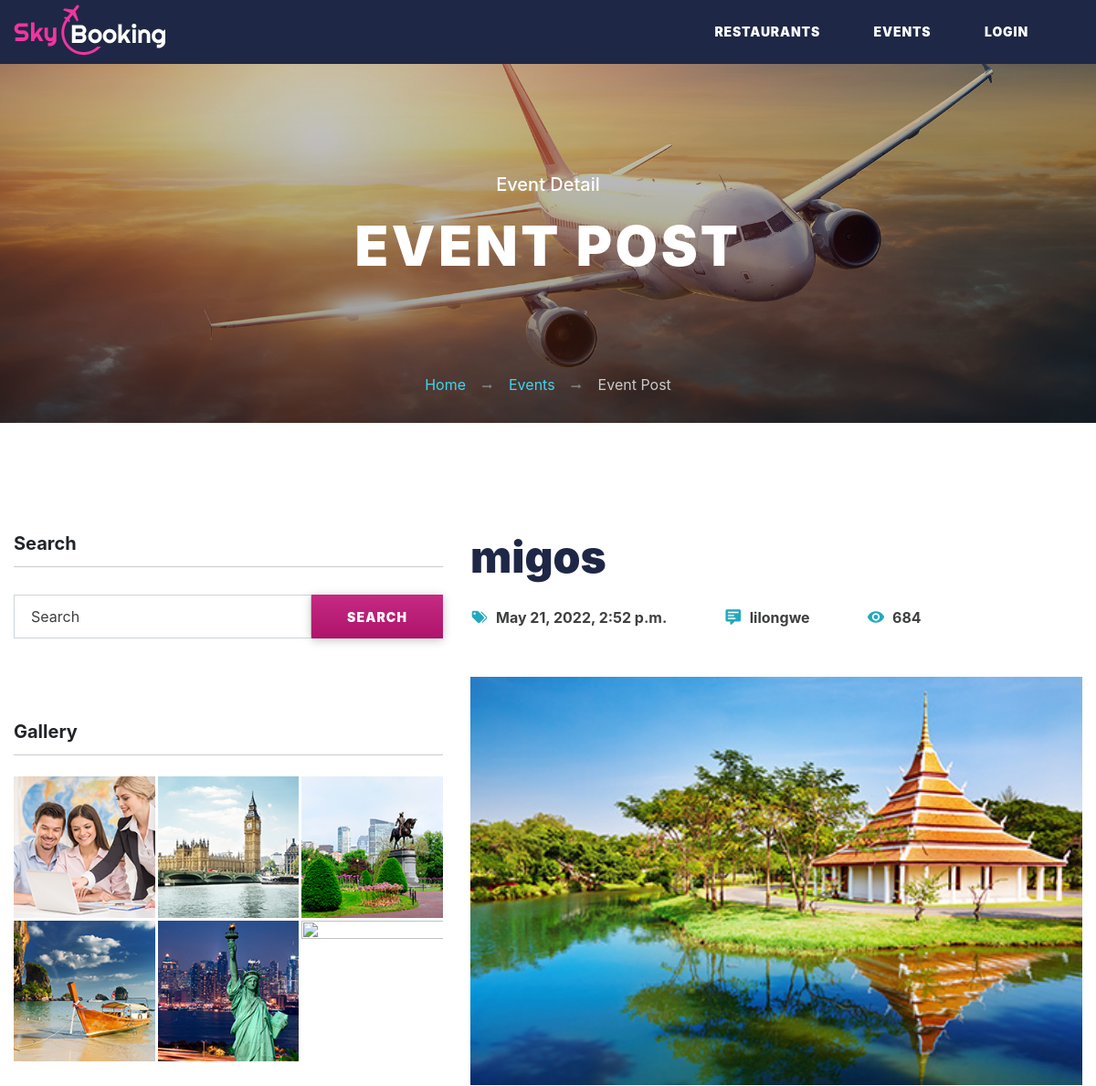
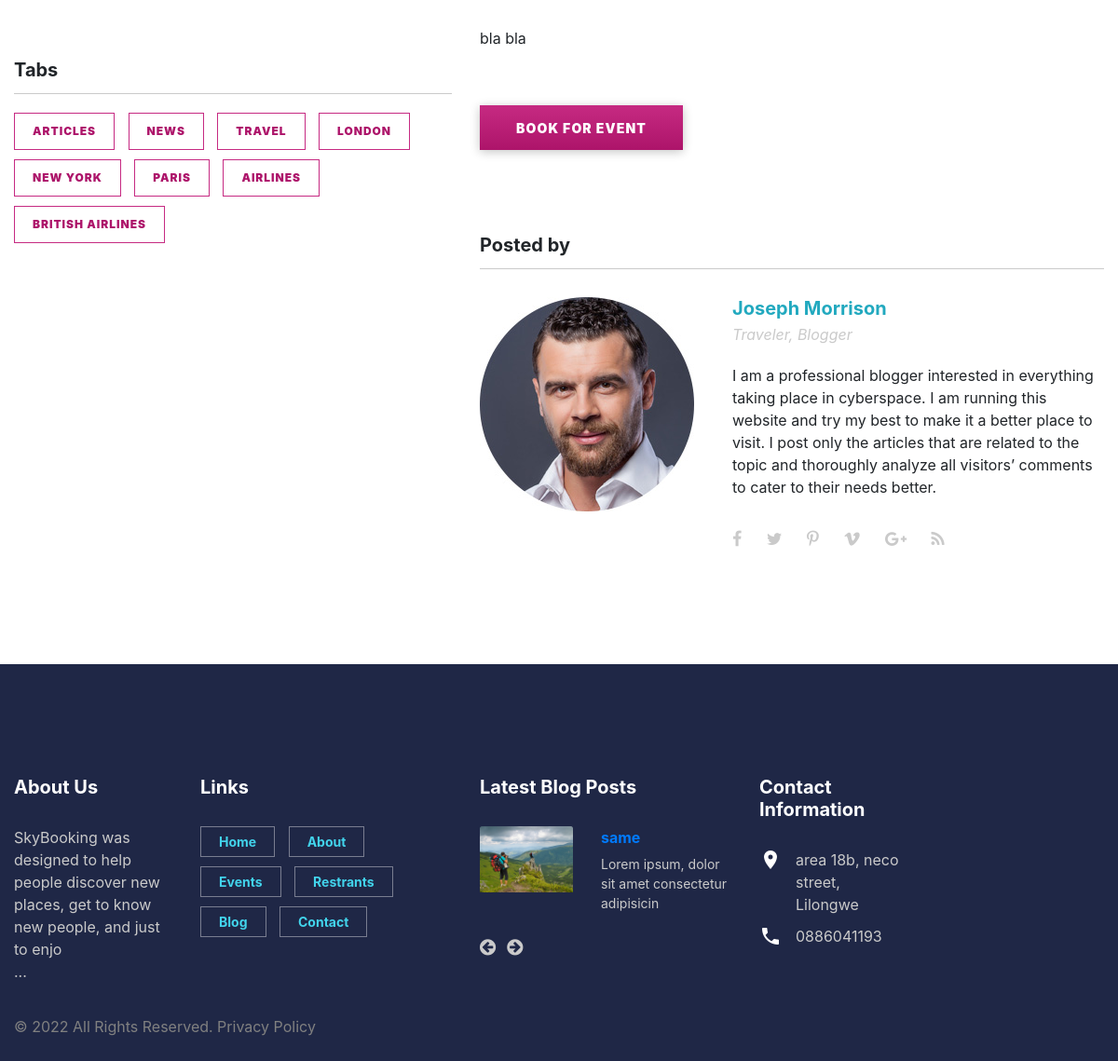
Screenshot of /event_single/1/ with the database file from the repository (2 pictures, top to bottom).
### malawiplace_app/models.py (models this page shows, shortened)
class Event(models.Model):
    img = models.ImageField(blank=True, upload_to='event_img/')
    event_name = models.CharField(max_length=200, null=True)
    event_description = models.TextField(blank=False)
    date = models.DateTimeField(auto_now_add=True)
    location = models.CharField(max_length=300, null=False)

class About(models.Model):
    company_name = models.CharField(null=True, max_length=300)
    content = models.TextField(null=True)
    content_2 = models.TextField(null=True)
    extra_content = models.TextField(null=True, blank=True)

class Blog(models.Model):
    CATEGORY = (
        ('Travel', 'Travel'),
        ('Cars', 'Cars'),
        ('Nature', 'Nature'),
    )
    title = models.CharField(max_length=200, null=True)
    content = models.TextField(blank=False)
    content_2 = models.TextField(blank=True)
    date = models.DateTimeField(auto_now_add=True)
    img = models.ImageField(upload_to='blog_img', blank=True)
    category = models.CharField(max_length=200, null=True, choices=CATEGORY)

class ContactDetail(models.Model):
    company_name = models.CharField(max_length=50, null=True)
    phone_number = models.CharField(max_length=50, null=True)
    address = models.CharField(max_length=100, null=True, blank=True)
    location = models.CharField(max_length=100, null=True)
    facebook_link = models.URLField(blank=True, null=True)
    twitter_link = models.URLField(blank=True, null=True)
    instagram_link = models.URLField(blank=True, null=True)
    email = models.EmailField(blank=True, null=True)
    open_days = models.CharField(max_length=50, null=True)
    open_time = models.CharField(max_length=50, null=True)

### malawiplace_app/views.py (the view)
# urls.py: path('event_single/<pk>/', views.EventDetailView.as_view(), name='event_single'),
class EventDetailView(DetailView):
    model = Event
    template_name = 'malawiplace_app/event_detail.html'

### malawiplace_app/templatetags/custom_template_tags.py (called while the page is built)
@register.inclusion_tag('malawiplace_app/blog_footer.html')
def recent_blogs_footer(count=5):
    blog = Blog.objects.order_by('-date')[:count]
    return {'blog': blog}

@register.inclusion_tag('malawiplace_app/contact_footer.html')
def contact_footer(count=1):
    contact = ContactDetail.objects.order_by('-company_name')[:count]
    return {'contact': contact}

@register.inclusion_tag('malawiplace_app/about_footer.html')
def about_footer(count=1):
    about = About.objects.order_by('-company_name')[:count]
    return {'about': about}

### malawiplace_app/templates/malawiplace_app/event_detail.html (shortened to what this page needs)
{% extends 'malawiplace_app/globals.html' %}
{% load static %}
{% block content %}
{% load custom_template_tags %}
<section class="bg-image-06">
  <div class="breadcrumb-wrapper">
    <div class="container context-dark section-30 section-xl-top-120">
      <h5>Event Detail</h5>
      <h1 class="text-ubold">Event Post</h1>
      <ol class="breadcrumb">
        <li><a href="{% url 'Home' %}">Home</a></li>
        <li><a href="{% url 'events' %}">Events</a></li>
        <li>Event Post
        </li>
      </ol>
    </div>
  </div>
</section>
      <section class="section-80 section-lg-120">
        <div class="container container-wide text-lg-left">
          <div class="row row-50 justify-content-sm-center justify-content-xxl-between">
            <div class="order-lg-1 col-lg-7 col-xxl-7">
              <div class="blog-post-item">
                <h2 class="text-ubold">{{object.event_name}}</h2>
                <div class="post-blog-meta">
                  <ul class="group-lg">
                    <li class="post-blog-tag"><span class="icon"></span><span class="text-base text">{{object.date}}</span></li>
                    <li class="post-blog-comments"><span class="icon"></span><span class="text-base text">{{object.location}}</span></li>
                    <li class="post-blog-views"><span class="icon"></span><span class="text-base text">684</span></li>
                  </ul>
                </div><img class="img-responsive center-block" src="{{object.img.url}}" width="1020" height="580" alt="">
                <p>{{object.event_description|linebreaks}}</p>
                <a class="button button-primary button-sm button-naira button-naira-up" href="{% url 'event-booking' object.id %}">Book For Event</a>
              </div>
              <div class="blog-post-item">
                <h5 class="text-bold hr-title">Posted by</h5>
                <div class="offset-top-30 text-md-left unit flex-column flex-md-row unit-spacing-sm">
                  <div class="unit-left"><img class="img-responsive center-block" src="{% static 'images/user-17.jpg' %}" width="230" height="230" alt=""></div>
                  <div class="unit-body">
                    <h5 class="text-bold text-info-dr">Joseph Morrison</h5>
                    <p class="text-italic text-gray-light">Traveler, Blogger</p>
                    <p>I am a professional blogger interested in everything taking place in cyberspace. I am running this website and try my best to make it a better place to visit. I post only the articles that are related to the topic and thoroughly analyze all visitors’ comments to cater to their needs better.</p>
                    <ul class="list-inline" id="comments">
                      <li><a class="icon icon-xxs text-gray-light fa-facebook" href="#"></a></li>
                      <li><a class="icon icon-xxs text-gray-light fa-twitter" href="#"></a></li>
                      <li><a class="icon icon-xxs text-gray-light fa-pinterest-p" href="#"></a></li>
                      <li><a class="icon icon-xxs text-gray-light fa-vimeo" href="#"></a></li>
                      <li><a class="icon icon-xxs text-gray-light fa-google-plus" href="#"></a></li>
                      <li><a class="icon icon-xxs text-gray-light fa-rss" href="#"></a></li>
                    </ul>
                  </div>
                </div>
              </div>
            </div>
            <div class="col-lg-5 col-xxl-4">
              <aside class="text-md-left">
                <div class="row row-60 row-lg-90">
                  <div class="col-12">
                    <h5 class="text-bold hr-title">Search</h5>
                    <form class="form-inline rd-search" action="search-results.html" method="GET">
                      <div class="form-wrap">
                        <label class="form-label" for="rd-search-form-input">Search</label>
                        <input class="form-input" id="rd-search-form-input" type="text" name="s" autocomplete="off">
                      </div>
                      <button class="button button-primary button-sm button-naira button-naira-up" type="submit"><span>Search</span></button>
                    </form>
                  </div>
                  <div class="col-12">
                    <h5 class="text-bold hr-title">Gallery</h5>
                    <div class="row row-sm-gutter" data-lightgallery="group">
                      <div class="col-6 col-sm-4 col-md-3 col-lg-4"><a class="thumbnail-img" data-lightgallery="item" data-size="800x450" href="{% static 'images/overview-01.jpg'%}"><img class="img-responsive center-block" src="{% static 'images/gallery-48.jpg'%}" width="185" height="185" alt=""></a></div>
                      <div class="col-6 col-sm-4 col-md-3 col-lg-4"><a class="thumbnail-img" data-lightgallery="item" data-size="384x560" href="{% static 'images/post-36.jpg'%}"><img class="img-responsive center-block" src="{% static 'images/gallery-49.jpg'%}" width="185" height="185" alt=""></a></div>
                      <div class="col-6 col-sm-4 col-md-3 col-lg-4"><a class="thumbnail-img" data-lightgallery="item" data-size="576x372" href="{% static 'images/gallery-20.jpg'%}"><img class="img-responsive center-block" src="{% static 'images/gallery-50.jpg'%}" width="185" height="185" alt=""></a></div>
                      <div class="col-6 col-sm-4 col-md-3 col-lg-4"><a class="thumbnail-img" data-lightgallery="item" data-size="384x560" href="{% static 'images/post-43.jpg'%}"><img class="img-responsive center-block" src="{% static 'images/gallery-51.jpg'%}" width="185" height="185" alt=""></a></div>
                      <div class="col-6 col-sm-4 col-md-3 col-lg-4"><a class="thumbnail-img" data-lightgallery="item" data-size="420x590" href="{% static 'images/gallery-28.jpg'%}"><img class="img-responsive center-block" src="{% static 'images/gallery-52.jpg'%}" width="185" height="185" alt=""></a></div>
                      <div class="col-6 col-sm-4 col-md-3 col-lg-4"><a class="thumbnail-img" data-lightgallery="item" data-size="420x590" href="{% static 'images/gallery-25.jpg'%}"><img class="img-responsive center-block" src="{% static 'images/gallery-53.jpg '%}" width="185" height="185" alt=""></a></div>
                    </div>
                  </div>
                  <div class="col-12">
                    <h5 class="text-bold hr-title">Tabs</h5>
                    <ul class="group group-sm">
                      <li><a class="button button-tag button-no-shadow" href="#">articles</a></li>
                      <li><a class="button button-tag button-no-shadow" href="#">news</a></li>
                      <li><a class="button button-tag button-no-shadow" href="#">travel</a></li>
                      <li><a class="button button-tag button-no-shadow" href="#">london</a></li>
                      <li><a class="button button-tag button-no-shadow" href="#">new york</a></li>
                      <li><a class="button button-tag button-no-shadow" href="#">Paris</a></li>
                      <li><a class="button button-tag button-no-shadow" href="#">airlines</a></li>
                      <li><a class="button button-tag button-no-shadow" href="#">british airlines</a></li>
                    </ul>
                  </div>
                </div>
              </aside>
            </div>
          </div>
        </div>
      </section>
 {% endblock %}

### malawiplace_app/templates/malawiplace_app/about_footer.html
{% for item in about %}
<p>{{item.content|slice:":100"|safe}}</p>
{% endfor %}

### malawiplace_app/templates/malawiplace_app/blog_footer.html
{% for item in blog%}
<div class="unit flex-column flex-md-row">
    <div class="unit-left"><img class="img-responsive center-block" src="{{item.img.url}}" width="100" height="10" alt=""></div>
    <div class="unit-body">
      <div class="text-bold"><a href="{% url 'blog_single' item.id %}">{{item.title}}</a></div><span class="d-block small">{{item.content|slice:":50"|safe}}</span>
    </div>
  </div>
  {% endfor %}

### malawiplace_app/templates/malawiplace_app/contact_footer.html
{% for item in contact %}
<div class="col-md-6 col-xl-2" style="z-index: 99;">
    <h5 class="text-bold">Contact Information</h5>
    <div class="text-left">
      <div class="unit flex-row unit-spacing-15">
        <div class="unit-left"><span class="text-white icon icon-sm mdi mdi-map-marker"></span></div>
        <div class="unit-body"><a class="text-gray-light" href="#">{{item.address}},<br class="d-none d-xl-block">{{item.location}}</a></div>
      </div>
      <div class="unit flex-row unit-spacing-15">
        <div class="unit-left"><span class="text-white icon icon-sm mdi mdi-phone"></span></div>
        <div class="unit-body"><a class="text-gray-light" href="tel:{{item.phone_number}}">{{item.phone_number}}</a></div>
      </div>
    </div>
  </div>
{% endfor %}

### rows the page displays
Event: event_name "migos", date "May 21, 2022, 2:52 p.m.", location "lilongwe", img (picture), event_description "bla bla"
About: content "SkyBooking was designed to help people discover new places, get to know new people, and just to enjo"
Blog: img (picture), title "same", content "Lorem ipsum, dolor sit amet consectetur adipisicin"
ContactDetail: address "area 18b, neco street", location "Lilongwe", phone_number "0886041193"
